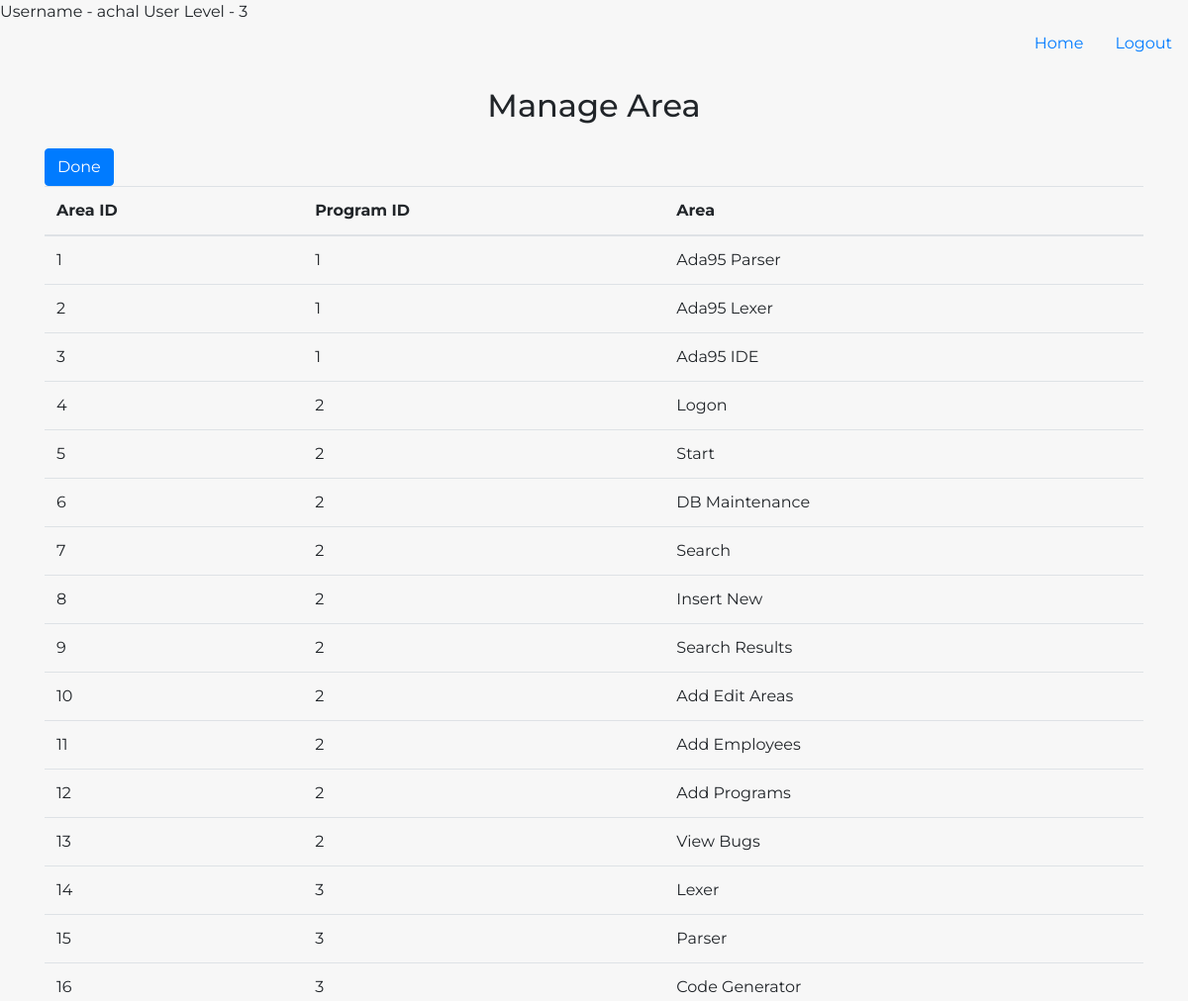
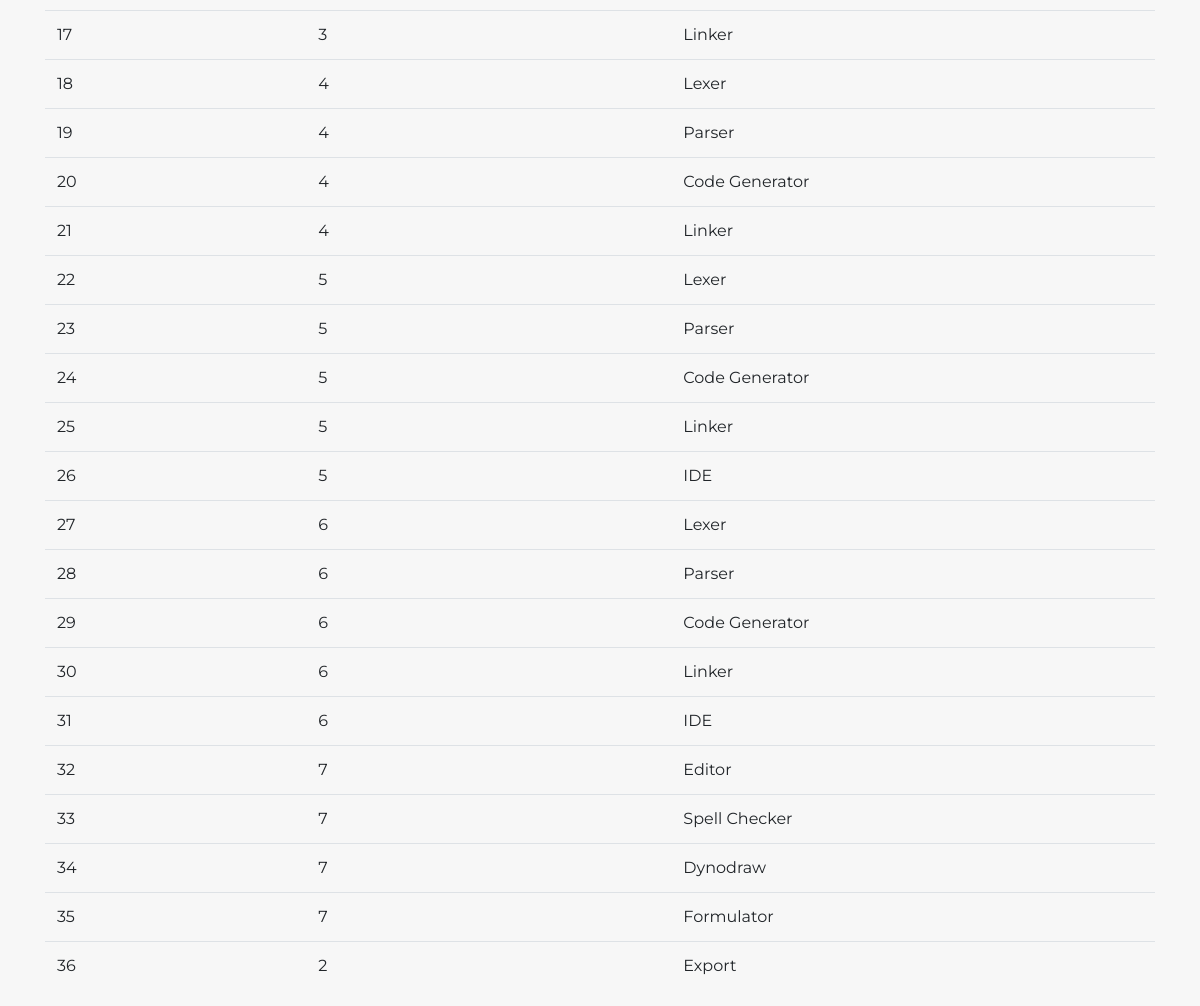
Page /manage_area.php (signed in) on the committed database (2 pictures, top to bottom).
### tables this page shows
CREATE TABLE `areas` (
  `area_id` int(11) NOT NULL,
  `prog_id` int(11) NOT NULL,
  `area` varchar(32) NOT NULL
);

### manage_area.php (the view, shortened to what this page needs)
<!DOCTYPE html>
<html lang="en">
<head>
    <link rel="stylesheet" href="https://maxcdn.bootstrapcdn.com/bootstrap/4.0.0/css/bootstrap.min.css">
    <link rel="stylesheet" href="https://code.jquery.com/ui/1.12.1/themes/base/jquery-ui.css">
    <link rel="stylesheet" href="css/style.css">
</head>
    <?php
        if(isset($_SESSION['username'])){
            echo 'Username - '.$_SESSION['username']." ";
            echo 'User Level - '.$_SESSION['userlevel'];
        }
        else{
          header("Location: index.php");
        }
    ?>
<body>
    <?php if(isset($_SESSION['username'])): ?>
    <ul class="nav justify-content-end">
      <li class="nav-item">
        <a class="nav-link" href="home.php">Home</a>
      </li>
      <li class="nav-item">
        <a class="nav-link" href="logout.php">Logout</a>
      </li>
    </ul>
    <?php endif; ?>
    <div class="container">
        <h2 class="text-center my-4">Manage Area</h2>
       <table class="table">
          <thead>
            <tr>
              <th scope="col">Area ID</th>
              <th scope="col">Program ID</th>
              <th scope="col">Area</th>
            </tr>
          </thead>
          <tbody>
          	<?php
          		$con = mysqli_connect("localhost","root");
                mysqli_select_db($con, "bughound");
                $query = "SELECT * FROM areas";
                mysqli_query($con, $query);
                $result = mysqli_query($con, $query);
                if (mysqli_num_rows($result) > 0) {
                while($row = mysqli_fetch_assoc($result)) {
             ?>
             <tr>
  				<td><span><?php echo $row["area_id"] ?> </span></td>
                <td><span><?php echo $row["prog_id"] ?> </span></td>
  	            <td><span><?php echo $row["area"] ?> </span></td>
	         </tr>
            <?php
            	}
         		} else {
            		echo "0 results";
         		}
          	?>
          	<button type="button" class="btn btn-primary" >Done</button>
          </tbody>
       </table>
</body>
</html>

### css/style.css (style rules this page uses)
body { font-family: 'Montserrat'; background-color: #f7f7f7; }

### rows in the picture
areas: area_id "1", prog "1", area "Ada95 Parser"
areas: area_id "2", prog "1", area "Ada95 Lexer"
areas: area_id "3", prog "1", area "Ada95 IDE"
areas: area_id "4", prog "2", area "Logon"
areas: area_id "5", prog "2", area "Start"
areas: area_id "6", prog "2", area "DB Maintenance"
areas: area_id "7", prog "2", area "Search"
areas: area_id "8", prog "2", area "Insert New"
areas: area_id "9", prog "2", area "Search Results"
areas: area_id "10", prog "2", area "Add Edit Areas"
areas: area_id "11", prog "2", area "Add Employees"
areas: area_id "12", prog "2", area "Add Programs"
areas: area_id "13", prog "2", area "View Bugs"
areas: area_id "14", prog "3", area "Lexer"
areas: area_id "15", prog "3", area "Parser"
areas: area_id "16", prog "3", area "Code Generator"
areas: area_id "17", prog "3", area "Linker"
areas: area_id "18", prog "4", area "Lexer"
areas: area_id "19", prog "4", area "Parser"
areas: area_id "20", prog "4", area "Code Generator"
areas: area_id "21", prog "4", area "Linker"
areas: area_id "22", prog "5", area "Lexer"
areas: area_id "23", prog "5", area "Parser"
areas: area_id "24", prog "5", area "Code Generator"
areas: area_id "25", prog "5", area "Linker"
areas: area_id "26", prog "5", area "IDE"
areas: area_id "27", prog "6", area "Lexer"
areas: area_id "28", prog "6", area "Parser"
areas: area_id "29", prog "6", area "Code Generator"
areas: area_id "30", prog "6", area "Linker"
areas: area_id "31", prog "6", area "IDE"
areas: area_id "32", prog "7", area "Editor"
areas: area_id "33", prog "7", area "Spell Checker"
areas: area_id "34", prog "7", area "Dynodraw"
areas: area_id "35", prog "7", area "Formulator"
areas: area_id "36", prog "2", area "Export"

### other values in the picture
$_SESSION['username'] "achal"
$_SESSION['userlevel'] "3"
